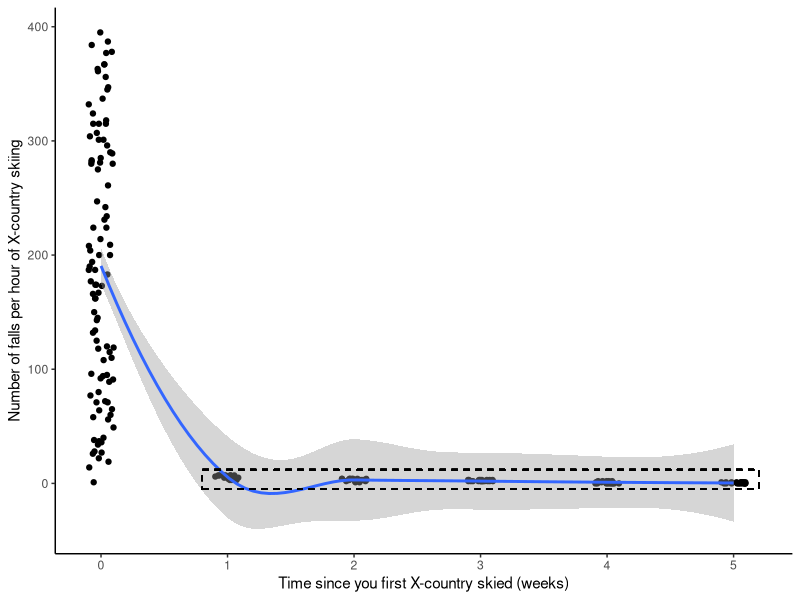
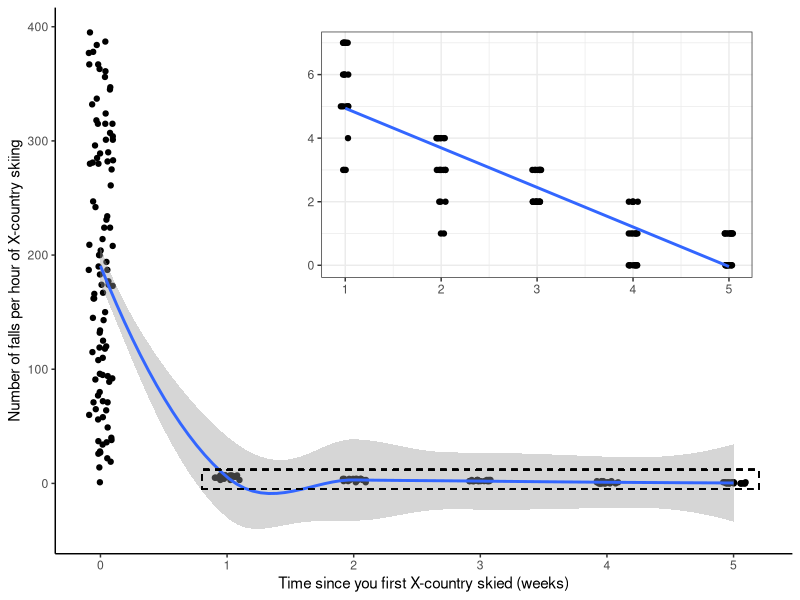
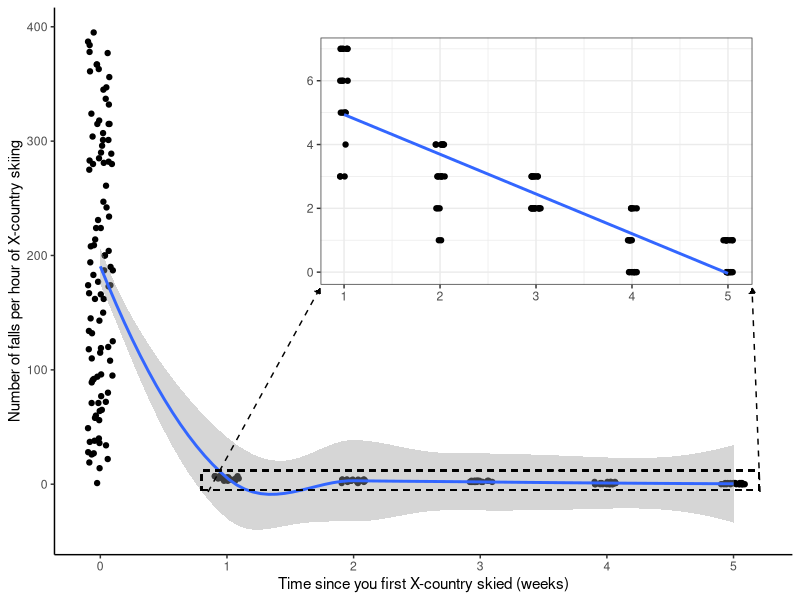

Recreate these plots in R, in order.


## 1. Generate fake data with extreme values ####

setwd("C:/master/other/afs/workshops/workshops/insets_in_plots")
#directory with a subdirectory named "figures"

df=data.frame(
  y=c(
    sample(c(0:400), 100, replace=T), 
    sample(c(3:7), 20, replace=T),
    sample(c(1:4), 20, replace=T),
    sample(c(2:3), 20, replace=T),
    sample(c(0:2), 20, replace=T),
    sample(c(0:1), 20, replace=T)
  ),
  x=c(
    rep(0, times=100), 
    rep(1, times=20), 
    rep(2, times=20), 
    rep(3, times=20), 
    rep(4, times=20), 
    rep(5, times=20) 
  )
)
## 2. Generate the base figure ####

require(ggplot2)

mainplot <- ggplot(data = df, aes(y = y, x = x) ) +
  geom_jitter(width = 0.1, height = 0) +
  geom_smooth()+
  geom_rect(data=df,aes(xmin=0.8,
                        xmax = 5.2,
                        ymin = -5,
                        ymax = 12), color = "black", fill=NA,
            linetype = 2)+
  xlab('Time since you first X-country skied (weeks)')+
  ylab('Number of falls per hour of X-country skiing')+
  theme_bw()+
  theme(panel.grid.major = element_blank(),
        panel.grid.minor = element_blank(),
        axis.line = element_line(colour="black", linetype="solid"),
        panel.background = element_rect(fill = "white",colour = "white", size = 0.5, linetype = "solid"),
        panel.border = element_blank())
mainplot


## 3. Generate the inset figure####

inset=ggplot(data=df[df$x>0,],
             aes(x=x, y=y)) +
  geom_jitter(width = 0.05, height = 0) +
  geom_smooth(method = lm, se = F)+
  xlab('')+
  ylab('')+
  theme_bw()


##4. Adding an inset ggplot figure to another main ggplot figure using `grid`!####

png(file="figures/fast_learner_fast_skier.png",
    w=7, 
    h=7, 
    res=720, 
    units = 'in')# Where we save our figure as a PNG

  grid::grid.newpage()
  
  v1<-grid::viewport(width = 1, height = 1, x = 0.5, y = 0.5) # Viewport 1 (plot area for the main plot)
  v2<-grid::viewport(width = 0.6, height = 0.5, x = 0.65, y = 0.71) # Viewport 2 (plot area for the inset plot)
  
  print(mainplot,vp=v1) 
  print(inset,vp=v2)

dev.off()#clear device and save figure

##5. Adding an inset ggplot figure to another main ggplot figure using `cowplot`####
#And even adding arrows and rectangle!

require(cowplot)
combined=ggdraw()+
  draw_plot(mainplot, x=0,y=0,height=1, width = 1)+
  draw_plot(inset, x=0.35,y=.45, height = 0.5, width=0.6)+
  draw_line(x= c(.26, 0.4),
            y= c(0.18, 0.52), 
            linetype = 2,
            arrow = arrow(length = unit( .01, "npc"), type = "closed")
            )+
  draw_line(x=c(0.95,0.94),
            y=c(0.18,.52),  
            linetype = 2,
            arrow = arrow(length = unit( .01, "npc"), type = "closed"))

ggsave(combined, filename ="figures/fast_learner_fast_skier2.png",
       width = 7,
       height = 7) #alternate way to save it

